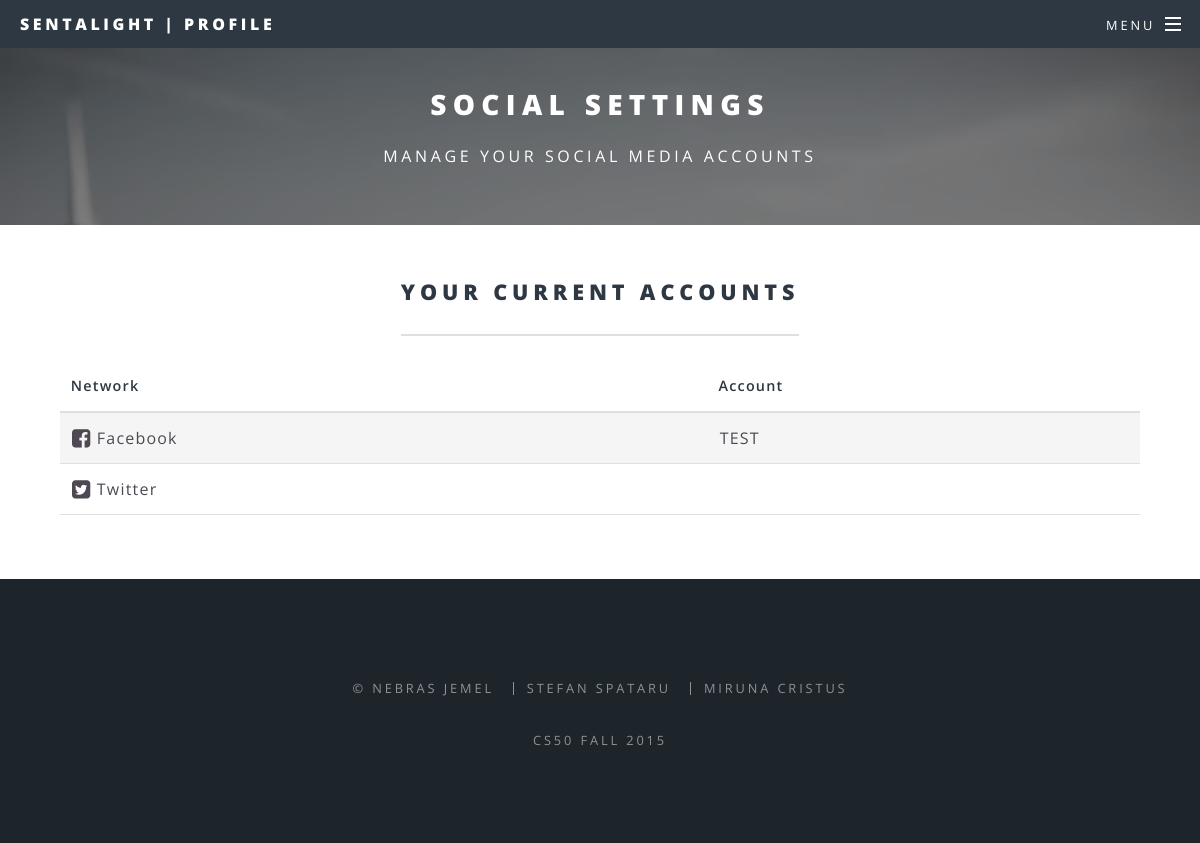
Before: /social (signed in) with the older database file.
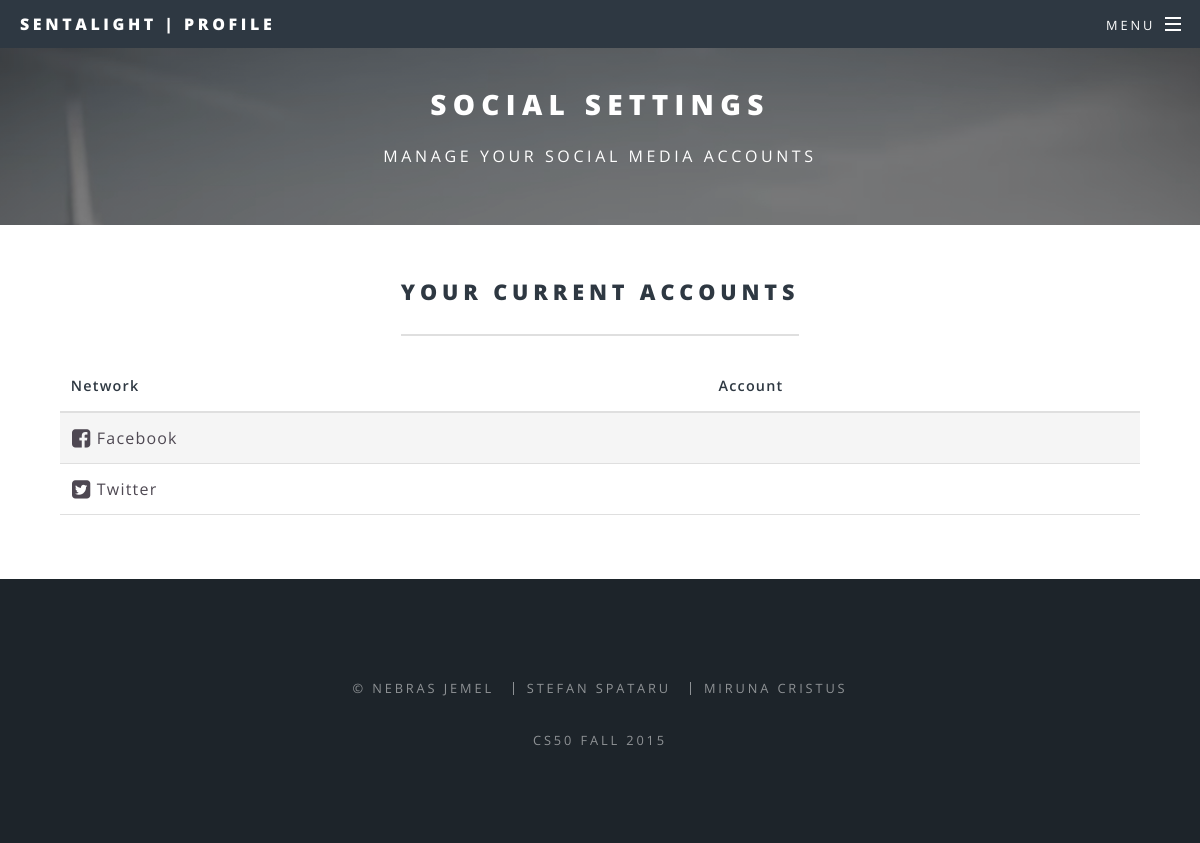
After: the same page with the newer database file.
### Interface/models.py (models this page shows)
class FacebookAccount(models.Model):
    user = models.ForeignKey(User, on_delete=models.CASCADE)
    account_id = models.IntegerField()
    account_name = models.CharField(max_length=100)
    class Meta:
        unique_together = ('user', 'account_name')

### Interface/views.py (the view)
# urls.py: url(r'^social', 'Interface.views.social'),
@csrf_exempt
@login_required
def social(request):
    title = "Social Settings"
    query = FacebookAccount.objects.filter(user = request.user)
    if query:
        query = query[0]
    if request.method == 'POST':
        form = FacebookAccount(user = request.user, account_id = request.POST['userID'],
                               account_name = request.POST['account_name'])
        form.save()
        message = "Account Added Successfully"
        print(request.POST['account_name'])
    else:
        message = "Manage Your Social Media Accounts"
    return render(request, "social.html", {'title': title, 'message': message, 'query': query, 'fb': True})

### templates/social.html (shortened to what this page needs)
{% extends "base2.html" %}
{% load staticfiles %}
{% block content %}
    <section class="wrapper style5">
        <div class="inner">
            <header class="major align-center">
                <h2>Your Current Accounts</h2>
            </header>
            <div>
                <table class="table-wrapper">
                    <thead>
                    <tr>
                        <th>Network</th>
                        <th>Account</th>
                    </tr>
                    </thead>
                    <tbody>
                    <tr>
                        <td><i class="icon fa-facebook-square fa-lg"></i> Facebook</td>
                        <td> {% if query %}<div id="query">
                            {{query.account_name}}
                            {% else %}</div>
                            {% endif %}
                        </td>
                    </tr>
                    <tr>
                        <td><i class="icon fa-twitter-square fa-lg"></i> Twitter</td>
                        <td></td>
                    </tr>
                    </tbody>
                </table>
            </div>
        </div>
    </section>
    </article>
{% endblock %}

Changed rows visible on the page:
removed FacebookAccount: account_name "TEST"
